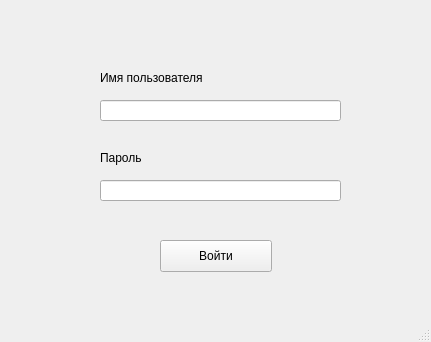
<?xml version="1.0" encoding="UTF-8"?>
<ui version="4.0">
 <class>MainWindow</class>
 <widget class="QMainWindow" name="MainWindow">
  <property name="geometry">
   <rect>
    <x>0</x>
    <y>0</y>
    <width>431</width>
    <height>342</height>
   </rect>
  </property>
  <property name="windowTitle">
   <string>Авторизация</string>
  </property>
  <widget class="QWidget" name="centralwidget">
   <widget class="QPushButton" name="pushButton">
    <property name="geometry">
     <rect>
      <x>160</x>
      <y>240</y>
      <width>112</width>
      <height>32</height>
     </rect>
    </property>
    <property name="text">
     <string>Войти</string>
    </property>
   </widget>
   <widget class="QLineEdit" name="lineEdit">
    <property name="geometry">
     <rect>
      <x>100</x>
      <y>100</y>
      <width>241</width>
      <height>21</height>
     </rect>
    </property>
   </widget>
   <widget class="QLineEdit" name="lineEdit_2">
    <property name="geometry">
     <rect>
      <x>100</x>
      <y>180</y>
      <width>241</width>
      <height>21</height>
     </rect>
    </property>
   </widget>
   <widget class="QLabel" name="label">
    <property name="geometry">
     <rect>
      <x>100</x>
      <y>70</y>
      <width>131</width>
      <height>16</height>
     </rect>
    </property>
    <property name="text">
     <string>Имя пользователя</string>
    </property>
   </widget>
   <widget class="QLabel" name="label_2">
    <property name="geometry">
     <rect>
      <x>100</x>
      <y>150</y>
      <width>58</width>
      <height>16</height>
     </rect>
    </property>
    <property name="text">
     <string>Пароль</string>
    </property>
   </widget>
  </widget>
  <widget class="QStatusBar" name="statusbar"/>
 </widget>
 <resources/>
 <connections/>
</ui>
